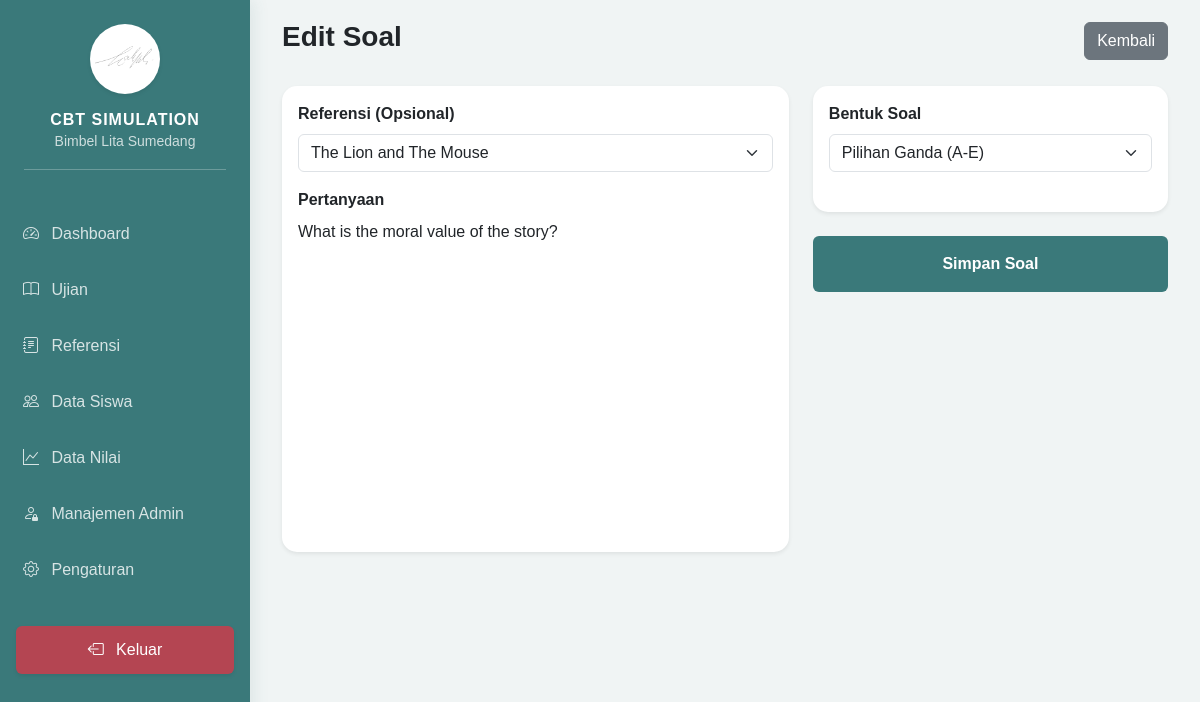
The app's page /admin/dashboard.php?page=questions_form&subject_id=13&id=73 (signed in) with its own data.
### tables this page shows
CREATE TABLE `questions` (
  `id` int NOT NULL,
  `subject_id` int NOT NULL,
  `reference_id` int DEFAULT NULL,
  `question_text` text NOT NULL,
  `created_at` timestamp NULL DEFAULT CURRENT_TIMESTAMP,
  `question_type` enum('pg','bs','multi','isian') NOT NULL,
  `answer_data` json NOT NULL
);

CREATE TABLE `references` (
  `id` int NOT NULL,
  `subject_id` int NOT NULL,
  `title` varchar(255) NOT NULL,
  `type` enum('text','image') DEFAULT 'text',
  `content` text,
  `image_path` varchar(255) DEFAULT NULL,
  `created_at` timestamp NULL DEFAULT CURRENT_TIMESTAMP
);

### admin/modules/questions/form.php (the view, shortened to what this page needs)
<?php
require_once '../config/database.php';
$subject_id = $_GET['subject_id'] ?? null;
$id = $_GET['id'] ?? null;
$stmtRef = $pdo->prepare("SELECT id, title, LEFT(content, 50) as snippet FROM `references` WHERE subject_id = ?");
$stmtRef->execute([$subject_id]);
$references = $stmtRef->fetchAll();
$data = null;
if ($id) {
    $stmt = $pdo->prepare("SELECT * FROM questions WHERE id = ?");
    $stmt->execute([$id]);
    $data = $stmt->fetch();
}
$questionText = $data['question_text'] ?? '';
?>
<link href="https://cdn.quilljs.com/1.3.6/quill.snow.css" rel="stylesheet">
<div class="d-flex justify-content-between align-items-center mb-4">
    <h3 class="fw-bold"><?= $id ? 'Edit' : 'Tambah' ?> Soal</h3>
    <a href="dashboard.php?page=questions&subject_id=<?= $subject_id ?>" class="btn btn-secondary">Kembali</a>
</div>
<form action="modules/questions/process.php?action=save" method="POST" id="questionForm">
    <div class="row">
        <div class="col-md-7">
            <div class="card border-0 shadow-sm mb-4">
                <div class="card-body">
                    <div class="mb-3">
                        <label class="form-label fw-bold">Referensi (Opsional)</label>
                        <select name="reference_id" class="form-select">
                            <?php foreach ($references as $ref): ?>
                                <option value="<?= $ref['id'] ?>" <?= ($data['reference_id'] ?? '') == $ref['id'] ? 'selected' : '' ?>>
                                    <?= $ref['title'] ?>
                                </option>
                            <?php endforeach; ?>
                        </select>
                    </div>
                    <div class="mb-3">
                        <label class="form-label fw-bold">Pertanyaan</label>
                        <div id="editor" style="height: 300px;"><?= $questionText ?></div>
                    </div>
                </div>
            </div>
        </div>
        <div class="col-md-5">
            <div class="card border-0 shadow-sm mb-4">
                <div class="card-body">
                    <div class="mb-4">
                        <label class="form-label fw-bold">Bentuk Soal</label>
                        <select name="question_type" id="question_type" class="form-select" onchange="renderOptions()" required>
                            <option value="pg" <?= ($data['question_type'] ?? '') == 'pg' ? 'selected' : '' ?>>Pilihan Ganda (A-E)</option>
                        </select>
                    </div>
                </div>
            </div>
            <button type="submit" class="btn btn-primary w-100 py-3 fw-bold">Simpan Soal</button>
        </div>
    </div>
</form>

### includes/header.php (style rules this page uses)
:root { --sidebar-width: 250px; --primary-teal: #3a797a; --mint-green: #a2d9c1; --mint-light: #f0fdf4; }
body { background-color: #f0f4f4; font-family: 'Poppins', sans-serif; }
.card { border-radius: 15px; border: none; box-shadow: 0 5px 15px rgba(0,0,0,0.05); }
.btn-primary { background-color: var(--primary-teal); border: none; }

### admin/modules/questions/form.php (style rules this page uses)
.col-md-7, .col-md-5 { min-width: 0; }

### records on screen
questions: reference_id "The Lion and The Mouse", question_text "What is the moral value of the story?", question_type "Pilihan Ganda (A-E)"

### other values on screen
$site_app_name "CBT SIMULATION"
$site_bimbel_name "Bimbel Lita Sumedang"
